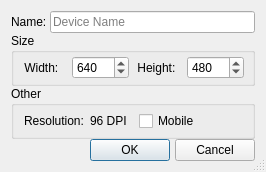
<?xml version="1.0" encoding="UTF-8"?>
<ui version="4.0">
 <class>AddEmulationDevDialog</class>
 <widget class="QDialog" name="AddEmulationDevDialog">
  <property name="windowModality">
   <enum>Qt::WindowModal</enum>
  </property>
  <property name="geometry">
   <rect>
    <x>0</x>
    <y>0</y>
    <width>266</width>
    <height>172</height>
   </rect>
  </property>
  <property name="sizePolicy">
   <sizepolicy hsizetype="Fixed" vsizetype="Fixed">
    <horstretch>0</horstretch>
    <verstretch>0</verstretch>
   </sizepolicy>
  </property>
  <property name="windowTitle">
   <string>Dialog</string>
  </property>
  <property name="windowIcon">
   <iconset resource="RobloxStudio.qrc">
    <normaloff>:/images/RobloxStudio.png</normaloff>:/images/RobloxStudio.png</iconset>
  </property>
  <property name="sizeGripEnabled">
   <bool>true</bool>
  </property>
  <property name="modal">
   <bool>true</bool>
  </property>
  <layout class="QVBoxLayout" name="verticalLayout">
   <item>
    <layout class="QVBoxLayout" name="verticalLayout_2">
     <property name="spacing">
      <number>0</number>
     </property>
     <item>
      <layout class="QHBoxLayout" name="horizontalLayout_5" stretch="0,0">
       <property name="spacing">
        <number>0</number>
       </property>
       <property name="margin">
        <number>0</number>
       </property>
       <item>
        <widget class="QLabel" name="label_5">
         <property name="text">
          <string>Name: </string>
         </property>
        </widget>
       </item>
       <item>
        <widget class="QLineEdit" name="lineEditName">
         <property name="placeholderText">
          <string>Device Name</string>
         </property>
        </widget>
       </item>
      </layout>
     </item>
     <item>
      <widget class="QGroupBox" name="groupBox_3">
       <property name="layoutDirection">
        <enum>Qt::LeftToRight</enum>
       </property>
       <property name="autoFillBackground">
        <bool>false</bool>
       </property>
       <property name="title">
        <string>Size</string>
       </property>
       <layout class="QHBoxLayout" name="horizontalLayout_4">
        <property name="spacing">
         <number>0</number>
        </property>
        <property name="leftMargin">
         <number>0</number>
        </property>
        <property name="topMargin">
         <number>0</number>
        </property>
        <property name="rightMargin">
         <number>8</number>
        </property>
        <property name="bottomMargin">
         <number>0</number>
        </property>
        <item>
         <widget class="QLabel" name="label_2">
          <property name="sizePolicy">
           <sizepolicy hsizetype="Minimum" vsizetype="Maximum">
            <horstretch>0</horstretch>
            <verstretch>0</verstretch>
           </sizepolicy>
          </property>
          <property name="layoutDirection">
           <enum>Qt::LeftToRight</enum>
          </property>
          <property name="text">
           <string>Width: </string>
          </property>
          <property name="alignment">
           <set>Qt::AlignCenter</set>
          </property>
         </widget>
        </item>
        <item>
         <widget class="QSpinBox" name="spinBoxWidth">
          <property name="minimum">
           <number>100</number>
          </property>
          <property name="maximum">
           <number>5000</number>
          </property>
          <property name="value">
           <number>640</number>
          </property>
         </widget>
        </item>
        <item>
         <widget class="QLabel" name="label">
          <property name="sizePolicy">
           <sizepolicy hsizetype="Minimum" vsizetype="Minimum">
            <horstretch>0</horstretch>
            <verstretch>0</verstretch>
           </sizepolicy>
          </property>
          <property name="layoutDirection">
           <enum>Qt::LeftToRight</enum>
          </property>
          <property name="text">
           <string>Height: </string>
          </property>
          <property name="alignment">
           <set>Qt::AlignCenter</set>
          </property>
         </widget>
        </item>
        <item>
         <widget class="QSpinBox" name="spinBoxHeight">
          <property name="minimum">
           <number>100</number>
          </property>
          <property name="maximum">
           <number>5000</number>
          </property>
          <property name="value">
           <number>480</number>
          </property>
         </widget>
        </item>
       </layout>
      </widget>
     </item>
     <item>
      <widget class="QGroupBox" name="groupBox_2">
       <property name="title">
        <string>Other</string>
       </property>
       <layout class="QHBoxLayout" name="horizontalLayout">
        <property name="spacing">
         <number>6</number>
        </property>
        <property name="leftMargin">
         <number>5</number>
        </property>
        <property name="topMargin">
         <number>0</number>
        </property>
        <property name="rightMargin">
         <number>0</number>
        </property>
        <property name="bottomMargin">
         <number>0</number>
        </property>
        <item>
         <layout class="QHBoxLayout" name="horizontalLayout_3">
          <property name="leftMargin">
           <number>5</number>
          </property>
          <item>
           <widget class="QLabel" name="label_3">
            <property name="text">
             <string>Resolution:</string>
            </property>
           </widget>
          </item>
          <item>
           <widget class="QLabel" name="dpiValue">
            <property name="text">
             <string>96 DPI</string>
            </property>
           </widget>
          </item>
         </layout>
        </item>
        <item>
         <widget class="QCheckBox" name="checkBoxMobile">
          <property name="text">
           <string>Mobile</string>
          </property>
         </widget>
        </item>
       </layout>
      </widget>
     </item>
     <item>
      <layout class="QHBoxLayout" name="horizontalLayout_2">
       <property name="spacing">
        <number>5</number>
       </property>
       <item>
        <spacer name="horizontalSpacer">
         <property name="orientation">
          <enum>Qt::Horizontal</enum>
         </property>
         <property name="sizeHint" stdset="0">
          <size>
           <width>40</width>
           <height>20</height>
          </size>
         </property>
        </spacer>
       </item>
       <item>
        <widget class="QPushButton" name="okButton">
         <property name="text">
          <string>OK</string>
         </property>
        </widget>
       </item>
       <item>
        <widget class="QPushButton" name="cancelButton">
         <property name="text">
          <string>Cancel</string>
         </property>
        </widget>
       </item>
      </layout>
     </item>
    </layout>
   </item>
  </layout>
 </widget>
 <resources>
  <include location="RobloxStudio.qrc"/>
 </resources>
 <connections/>
</ui>
